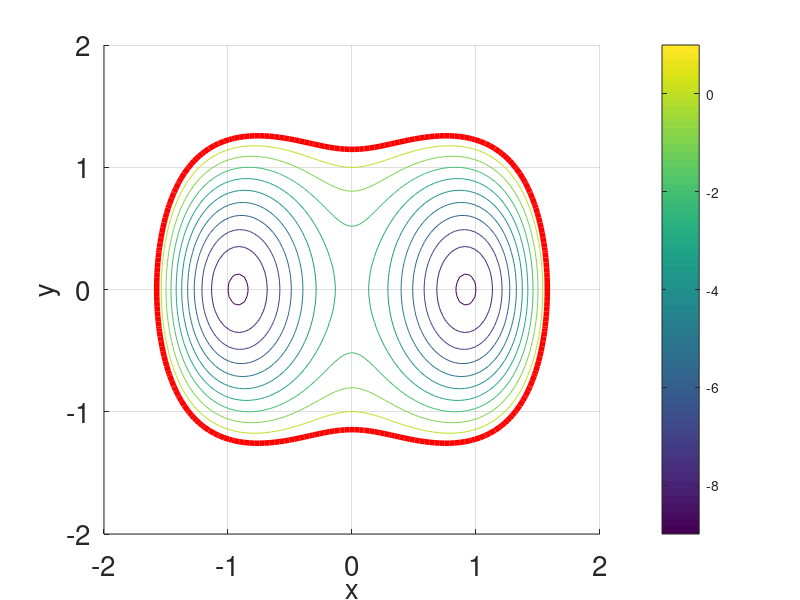
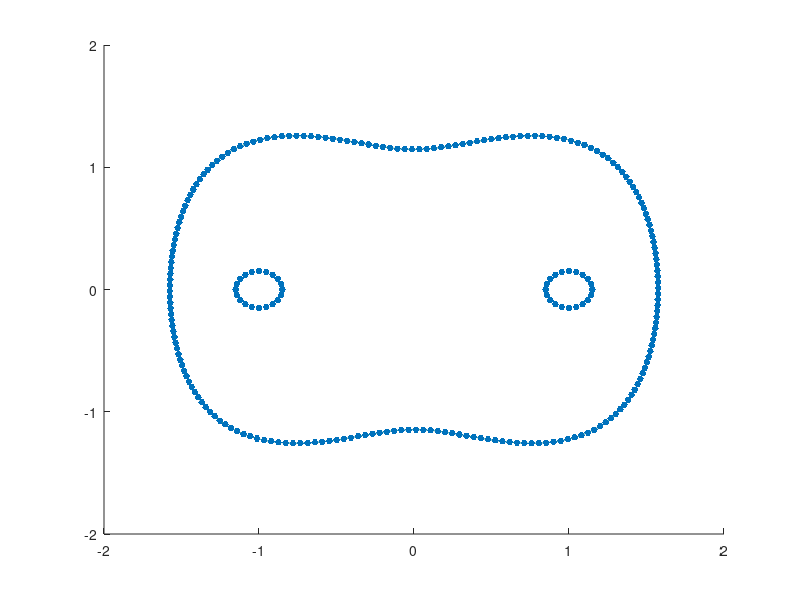

Recreate these plots in MATLAB, in order. (Note: this script raises an error after producing the figures.)
function distmesh_TwoWell_FEM()
close all
fsz = 16;
beta = 1;
%% the displayed domain:
XMIN = -2; XMAX = 2;
YMIN = -2; YMAX = 2;
%% the computational domain
bbxmin = -2; bbxmax = 2;
bbymin = -2; bbymax = 2;
% bbxmin = XMIN; bbxmax = XMAX;
% bbymin = -2; bbymax = 4;

bbox = [bbxmin,bbymin;bbxmax,bbymax];
xv = linspace(bbxmin,bbxmax,100); yv = linspace(bbymin,bbymax,100);
[xx,yy] = meshgrid(xv,yv);
v = reshape(my_potential([xx(:),yy(:)]),100,100);
figure;
hold on
h = contour(xv,yv,v,[-100 : 1 : 1]);
h1 = contour(xv,yv,v,[1, 1],'r','LineWidth',4);
h2 = contour(xv,yv,v,[-100,-100],'r','LineWidth',4);
grid
set(gca,'Fontsize',20);
colorbar
xlabel('x','Fontsize',20);
ylabel('y','Fontsize',20);
%%
figure;
hold on;
% get boundary points
a = [-1;0]; % center of A
b = [1;0]; % center of B
r = 0.15;
Vbdry = 1;
t = linspace(0,2*pi,21)';
t(end) = [];
pA = [a(1)+r*cos(t),a(2)+r*sin(t)];
pB = [b(1)+r*cos(t),b(2)+r*sin(t)];
VA = max(my_potential(pA));
VB = max(my_potential(pB));

%%
Vthreshold = 0.5*(Vbdry + max(VA,VB));
hV = contour(xx,yy,v,[Vbdry,Vbdry]);
hV(:,1) = [];
hV = hV';
h = r*(t(2)-t(1));
hV = reparametrization(hV,h);
bdry = [pA;pB;hV];
plot(bdry(:,1),bdry(:,2),'.','Markersize',15);
drawnow;

fd = @(p)ddiff(my_potential(p)-Vbdry,dunion(dcircle(p,a(1),a(2),r),dcircle(p,b(1),b(2),r)));
[pts,tr] = distmesh2d(fd,@huniform,h,bbox,bdry);

%% choose number of mesh refinements
nrefine = 1;
for i = 1 : nrefine 
    [pts,tr] = refine(pts,tr);
end
%% smooth mesh
[pts,tr] = smoothmesh(pts,tr);
triplot(tr,pts(:,1),pts(:,2),'color','r');
%% Start processing mesh
%% extract boundary nodes and boundary edges
% Find boundary nodes
edges = [tr(:,1),tr(:,2);tr(:,2),tr(:,3);tr(:,1),tr(:,3)];
e0 = edges;
edges = sort(edges,2);
[~,isort2] = sort(edges(:,2),'ascend');
edges = edges(isort2,:);
[~,isort1] = sort(edges(:,1),'ascend');
edges = edges(isort1,:);
Nedges = length(edges);
fprintf('N edges = %i, N points = %i\n',length(edges),length(pts));
% boundary edges are encountered only once as they belong to only one
% triangle
[uedges,ishrink,~] = unique(edges,'rows');
Nis = length(ishrink);
fprintf('N ishrink = %i\n',Nis);
gap = circshift(ishrink,[-1,0]) - ishrink;
if ishrink(end) == Nedges
    gap(end) = 1;
else
    gap(end) = [];
end    
i1 = find(gap == 1);
n1 = length(i1);
i2 = find(gap == 2);
n2 = length(i2);
fprintf('n1 = %i, n2 = %i\n',n1,n2);
ie1 = ishrink(i1);
bedges = edges(ie1,:);
Nbe = size(bedges,1);
ind = (1 : Nedges)';
ie2 = ind;
ie2(ie1) = [];
Nie = length(ie2);
fprintf('Nbe = %i, Nie = %i\n',Nbe,Nie);
figure; hold on
for i = 1 : Nbe
    j = bedges(i,:);
    plot([pts(j(1),1),pts(j(2),1)],[pts(j(1),2),pts(j(2),2)],'Linewidth',2);
end
bb = [bedges(:,1);bedges(:,2)];
ibnodes = unique(bb); % indices of boundary nodes
Nib = length(ibnodes);
bnodes = pts(ibnodes,:); % boundary nodes
plot(bnodes(:,1),bnodes(:,2),'.','Markersize',10);
drawnow;
Nbdry = size(bnodes,1);
% To use Tarjan's algorithm, we need the vertices to be indexed from 1 to
% Nverts
Npts = size(pts,1);
map = zeros(Npts,1);
map(ibnodes) = (1 : Nib)';
E = [map(bedges(:,1)),map(bedges(:,2));map(bedges(:,2)),map(bedges(:,1))];
% Tarjan's algorithm
NSCC = Tarjan([1 : Nib]',E);
col = parula(NSCC + 1);
for i = 1 : NSCC
    fname = sprintf('SCC%d',i);
    SCC = load(fname);
    ind = SCC.SCC;
    plot(pts(ibnodes(ind),1),pts(ibnodes(ind),2),'.','Markersize',10,'color',col(i,:));
    drawnow;
    fprintf('Boundary: SCC %d: %i nodes\n',i,length(ind));
end
daspect([1,1,1])
set(gca,'Fontsize',20);
triplot(tr,pts(:,1),pts(:,2));
% %% find neighbors
% Ned = length(uedges);
% nneib = zeros(Npts,1);
% nei = zeros(Npts);
% for j = 1 : Ned
%     v = uedges(j,1);
%     w = uedges(j,2);
%     nneib(v) = nneib(v) + 1;
%     nneib(w) = nneib(w) + 1;
%     nei(v,nneib(v)) = w;
%     nei(w,nneib(w)) = v;
% end
% maxnneib = max(nneib);
%% find boundary nodes for dirichlet0, dirichlet1, and neumann boundaries
for i = 1 : NSCC
    fname = sprintf('SCC%d',i);
    SCC = load(fname);
    ind = SCC.SCC;

    iinit = ibnodes(ind);
    vrts_init = pts(iinit,:);
    
    % check if this connected component corresponds to the outer boundary    
    if min(my_potential(vrts_init)) > Vthreshold
        neumann = iinit;
    else % this is a Dirichlet boundary
        if max(abs(vrts_init(:,1)-a(1))<r & abs(vrts_init(:,2)-a(2))<r)
            dirichlet0 = iinit;
        else
            dirichlet1 = iinit;
        end
    end
end
figure;
hold on
triplot(tr,pts(:,1),pts(:,2),'color','k');
Nbe = length(bedges);
for j = 1 : Nbe
    plot([pts(bedges(j,1),1),pts(bedges(j,2),1)],[pts(bedges(j,1),2),pts(bedges(j,2),2)],'Linewidth',2);
end
daspect([1,1,1])
%% end processing mesh
% call FEM
[u,u1,A1,b1] = FEM2d(pts,tr,neumann',[dirichlet0',dirichlet1'],dirichlet1', beta);

committor = full(u);
% graphic representation
figure(3)
clf;
trisurf(tr,pts(:,1),pts(:,2),full(u),'facecolor','interp')
view(2)
colorbar

figure(4)
clf;
trisurf(tr,pts(:,1),pts(:,2),full(u),'facecolor','interp')
view(2)
colorbar
axis([XMIN,XMAX,YMIN,YMAX]);
set(gca,'Fontsize',16);
daspect([1,1,1]);
%%
%% Calculate Reactive Current, Rates
[jtri, rate, Z] = reactive_current(full(u), pts, tr, beta);

Npts = size(pts, 1);
Ntri = size(tr, 1);

jx = zeros(Npts, 1);
jy = zeros(Npts, 1);

counts = zeros(Npts,1);
for j = 1:Ntri
    jx(tr(j,:)) = jx(tr(j,:)) + jtri(j, 1);
    jy(tr(j,:)) = jy(tr(j,:)) + jtri(j, 2);
    counts(tr(j,:)) = counts(tr(j,:)) + 1;
end
jx = jx./counts;
jy = jy./counts;

aj = sqrt(jx.^2 + jy.^2);
figure;
trimesh(tr, pts(:, 1), pts(:, 2), full(aj));
% save('../data/FEM_solution.mat','pts','tr', 'jx', 'jy', 'committor', 'Z', 'rate');
save('DistmeshTwowell_1.mat','pts','tr', 'jx', 'jy', 'committor', 'Z', 'rate');
axis square;
end

%% FEM2d
function [u,u1,A1,b1] = FEM2d(coordinates,elements3,neumann,dirichlet,dirichlet1, beta)
FreeNodes=setdiff(1:size(coordinates,1),dirichlet);
A = sparse(size(coordinates,1),size(coordinates,1));
b = sparse(size(coordinates,1),1);

% Assembly
for j = 1:size(elements3,1)
  A(elements3(j,:),elements3(j,:)) = A(elements3(j,:),elements3(j,:)) ...
      + stima3(coordinates(elements3(j,:),:)) * ...
      exp(-beta*mypot(sum(coordinates(elements3(j,:),:),1)/3));
end

% Volume Forces
for j = 1:size(elements3,1)
  b(elements3(j,:)) = 0;  
end

% Neumann conditions
for j = 1 : size(neumann,1)
  b(neumann(j,:))=b(neumann(j,:)) + norm(coordinates(neumann(j,1),:)- ...
      coordinates(neumann(j,2),:)) * myg(sum(coordinates(neumann(j,:),:))/2)/2;
end

% Dirichlet conditions 
u = sparse(size(coordinates,1),1);
u(dirichlet1) = 1;
b = b - A * u;

% Computation of the solution
u(FreeNodes) = A(FreeNodes,FreeNodes) \ b(FreeNodes);

A1 = A(FreeNodes,FreeNodes);
b1 = b(FreeNodes);
u1 = u(FreeNodes);
end


%%
function M = stima3(vertices)
d = size(vertices,2);
G = [ones(1,d+1);vertices'] \ [zeros(1,d);eye(d)];
M = det([ones(1,d+1);vertices']) * G * G' / prod(1:d);
end

function [jtri, rate, Z] = reactive_current(u, coordinates, elements3, beta)
Ntri = size(elements3,1);
jtri = zeros(Ntri,2);
Z = 0;
rate = 0;
for n = 1:size(elements3,1)
    tr_idx = elements3(n,:);
    vertices = coordinates(tr_idx,:);
    utri = u(tr_idx);
    d = size(vertices,2);
    potential_avg = 0;
    for k=1:3
        potential_avg = potential_avg + my_potential(vertices(k,:));
    end
    potential_avg = potential_avg/3;
    measure = exp(-beta*potential_avg);
    G = [vertices(2:3,1)-vertices(1,1),vertices(2:3,2)-vertices(1,2)]\[utri(2)-utri(1);utri(3)-utri(1)];
    tri_area = 0.5*abs(det([ones(1,3);vertices']));
    Z = Z + tri_area*measure;
    jtri(n,:) = measure *(G)';    
    rate = rate + tri_area*measure*G'*G;
end
rate = rate/(Z*beta);
fprintf('Reaction rate: %d\n',rate);
fprintf('Z: %d\n',Z);
jtri = jtri/(Z*beta);
end

%%
function Vrm = mypot(x)
V = my_potential(x);
Vrm = V;
end

%%
function V = my_potential(x)
mu = [-1, 0 ; 1, 0.]; % gaussian means
c_inv = [2., 0.; 0. 1.];    % gaussian inverse covariance
energy = 10.0;
my_sum = 0;
for i=1:2
    z = (x - mu(i, :));
    my_sum = my_sum + exp(-diag(z*(c_inv*z')));
end
V = -energy*my_sum + x(:, 1).^4 + x(:, 2).^4;
end

%%
function Stress = myg(x)
Stress = zeros(size(x,1),1);
end
%%
function path = reparametrization(path,h)
    %reparametrization
    dp = path - circshift(path,[1,0]);
    dp(1,:) = 0;
    dl = sqrt(sum(dp.^2,2));
    lp = cumsum(dl);
    len = lp(end);
    lp = lp/len; % normalize
    npath = round(len/h);
    g1 = linspace(0,1,npath)';
    path = interp1(lp,path,g1);
end